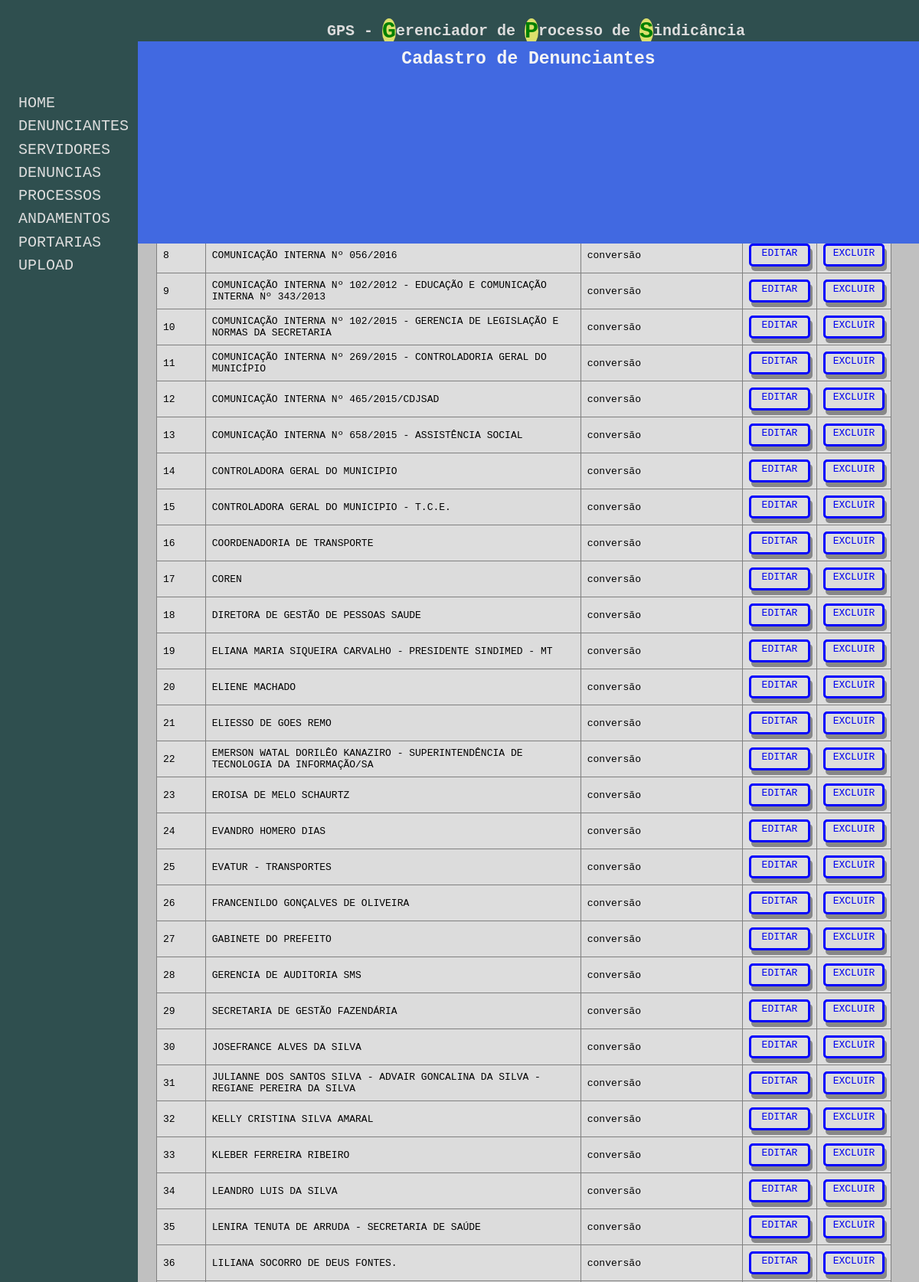
The app's page /denunciante (upper part) with its own data.
### tables this page shows
CREATE TABLE `denunciante` (
  `id_denunciante` int(11) NOT NULL,
  `nome_denunciante` varchar(80) NOT NULL,
  `observacaoDenunciante` varchar(150) DEFAULT NULL
);

### app/core/Controller.php (called while the page is built, shortened)
<?php
class Controller{
     public function load($viewName, $viewData=array(),  $viewData2 = ""){
        extract($viewData);
        include "app/views/" . $viewName .".php";
   }
}

### app/controllers/DenuncianteController.php (called while the page is built, shortened)
<?php
class DenuncianteController extends Controller{
   public function index(){
        $denunciantes = new Denunciante_Model();
        $dados["denunciante"] = $denunciantes->lista();
        $dados["view"] = "denunciante/Index";
        $this->load("template", $dados);
   }
}

### app/core/Core.php (called while the page is built, shortened)
<?php
class Core{
    private $parametros = array();
    public function run(){
       $c = new $controllerCorrente;
       call_user_func_array(array($c, $this->getMetodo()), $this->getParametros());
    }
    public function getMetodo() {
        return METODO_PADRAO;
    }
    public function getParametros() {
        return $this->parametros;
    }
}

### index.php (called while the page is built, shortened)
<?php
require 'app/core/Core.php';
$core = new Core;
$core->run();

### app/core/Model.php (called while the page is built, shortened)
<?php
abstract class Model{
    public function __construct() {
        $this->db = new \PDO("mysql:dbname=".BANCO.";host=".SERVIDOR,USUARIO,SENHA);
    }
}

### app/models/Denunciante_Model.php (called while the page is built, shortened)
<?php
class Denunciante_Model  extends Model{
    public function lista(){
        $sql = "SELECT * FROM denunciante";
        $qry = $this->db->query($sql);
        return $qry->fetchAll(\PDO::FETCH_OBJ);
    }
}

### app/views/denunciante/Index.php (the view, shortened to what this page needs)
<div class="base-home">
	<div class="titulo-pagina">Cadastro de Denunciantes</div>
</div>
<div class="base-lista2">
     		<div class="btn-inc">
			</div>
			<div class="btn-inc">
				<a href="<?php echo URL_BASE . "denunciante/novo" ?>" >INCLUIR </a>
			</div>
	 <div class="tabela">
		<table width="100%" border="1" cellspacing="0" cellpadding="0">
		  <thead>
			   <tr>
				<th width="5%" align="left">codigo</th>
				<th width="60%" align="left">denunciante</th>
				<th width="25%" align="left">observação</th>
				<th colspan="2" align="center">Ação</th>
			  </tr>
		  </thead>
		  <tbody>
		  	<?php foreach($denunciante as $dnc){   ?>
				<tr class="cor1">
				<td align="center"><?php echo $dnc->id_denunciante  ?></td>
				<td><?php echo $dnc->nome_denunciante  ?></td>
				<td><?php echo $dnc->observacaoDenunciante  ?></td>
				<td align="center">
					<div class="btn-editar">
						<a href="<?php echo URL_BASE ."denunciante/Editar/".$dnc->id_denunciante ?>" >Editar</a>
					</div>
				</td>
				<td align="center"><div class="btn-excluir">
					<a href="<?php echo URL_BASE."denunciante/Excluir/".$dnc->id_denunciante ?>" >Excluir</a>
					</div></td>
			 </tr>
			 <?php } ?>
		  </tbody>
		</table>
</div>
</div>
</body>
</html>

### assets/css/meu.css (style rules this page uses)
* { margin:0; padding:0; box-sizing:border-box; justify-content:left; -webkit-box-sizing:border-box; -moz-box-sizing:border-box; -o-box-sizing:border-box; -ms-box-sizing:border-box; vertical-align:middle; font-family:monospace; }
.base-home { position: absolute; z-index: 5; background-color:royalblue; width: 85%; height: 5%; margin-top: 4.5%; margin-left: 0%; left: 15%; }
a:link { text-decoration: none; }
.base-lista2 { width: 80%; margin-top: 8%; margin-left: 17%; background-color:gainsboro; text-align: center; }
.titulo-pagina { font-weight: bolder; font-size: 23px; color:whitesmoke; width: 100%; text-align: center; margin-left: 0px; margin-top: 10px; }
table { border-collapse: collapse; width: 100%; vertical-align: var(--bs-table-active-color); }
th, td { text-align: left; padding: 8px; }
tr:nth-child(even) { background-color:#ddd }
th { background-color:darkslategray; color: whitesmoke; }
.btn-inc { width: 80px; height: 40px; float: left; color: white; border-radius: 10px; border-color:royalblue; border-style: solid; padding-top: 8px; text-align: center; box-shadow: 3px 6px #888888; text-transform: uppercase; }
.btn-excluir { width: 80px; height: 30px; color:blue; border-radius: 5px; border-style: solid; padding-top: 2px; text-align: center; text-transform: uppercase; box-shadow: 3px 6px #888888; }
.btn-editar { width: 80px; height: 30px; color:blue; border-radius: 5px; border-style: solid; padding-top: 2px; text-align: center; text-transform: uppercase; box-shadow: 3px 6px #888888; }
.tabela { --bs-table-bg: transparent; --bs-table-accent-bg: transparent; --bs-table-striped-color: #212529; --bs-table-striped-bg: rgba(0, 0, 0, 0.05); --bs-table-active-color: #212529; --bs-table-active-bg: rgba(0, 0, 0, 0.1); --bs-table-hove-color: #212529; --bs-table-hove-bg: rgba(0, 0, 0, 0.075); width: 100%; margin-bottom: 1rem; color:indianred; vertical-align: top; border-color: #dee2e6; }

### records on screen
denunciante: id_denunciante "8", nome_denunciante "COMUNICAÇÃO INTERNA Nº 056/2016", observacaoDenunciante "conversão"
denunciante: id_denunciante "9", nome_denunciante "COMUNICAÇÃO INTERNA Nº 102/2012 - EDUCAÇÃO E COMUNICAÇÃO INTERNA Nº 343/2013", observacaoDenunciante "conversão"
denunciante: id_denunciante "10", nome_denunciante "COMUNICAÇÃO INTERNA Nº 102/2015 - GERENCIA DE LEGISLAÇÃO E NORMAS DA SECRETARIA", observacaoDenunciante "conversão"
denunciante: id_denunciante "11", nome_denunciante "COMUNICAÇÃO INTERNA Nº 269/2015 - CONTROLADORIA GERAL DO MUNICÍPIO", observacaoDenunciante "conversão"
denunciante: id_denunciante "12", nome_denunciante "COMUNICAÇÃO INTERNA Nº 465/2015/CDJSAD", observacaoDenunciante "conversão"
denunciante: id_denunciante "13", nome_denunciante "COMUNICAÇÃO INTERNA Nº 658/2015 - ASSISTÊNCIA SOCIAL", observacaoDenunciante "conversão"
denunciante: id_denunciante "14", nome_denunciante "CONTROLADORA GERAL DO MUNICIPIO", observacaoDenunciante "conversão"
denunciante: id_denunciante "15", nome_denunciante "CONTROLADORA GERAL DO MUNICIPIO - T.C.E.", observacaoDenunciante "conversão"
denunciante: id_denunciante "16", nome_denunciante "COORDENADORIA DE TRANSPORTE", observacaoDenunciante "conversão"
denunciante: id_denunciante "17", nome_denunciante "COREN", observacaoDenunciante "conversão"
denunciante: id_denunciante "18", nome_denunciante "DIRETORA DE GESTÃO DE PESSOAS SAUDE", observacaoDenunciante "conversão"
denunciante: id_denunciante "19", nome_denunciante "ELIANA MARIA SIQUEIRA CARVALHO - PRESIDENTE SINDIMED - MT", observacaoDenunciante "conversão"
denunciante: id_denunciante "20", nome_denunciante "ELIENE MACHADO", observacaoDenunciante "conversão"
denunciante: id_denunciante "21", nome_denunciante "ELIESSO DE GOES REMO", observacaoDenunciante "conversão"
denunciante: id_denunciante "22", nome_denunciante "EMERSON WATAL DORILÊO KANAZIRO - SUPERINTENDÊNCIA DE TECNOLOGIA DA INFORMAÇÃO/SA", observacaoDenunciante "conversão"
denunciante: id_denunciante "23", nome_denunciante "EROISA DE MELO SCHAURTZ", observacaoDenunciante "conversão"
denunciante: id_denunciante "24", nome_denunciante "EVANDRO HOMERO DIAS", observacaoDenunciante "conversão"
denunciante: id_denunciante "25", nome_denunciante "EVATUR - TRANSPORTES", observacaoDenunciante "conversão"
denunciante: id_denunciante "26", nome_denunciante "FRANCENILDO GONÇALVES DE OLIVEIRA", observacaoDenunciante "conversão"
denunciante: id_denunciante "27", nome_denunciante "GABINETE DO PREFEITO", observacaoDenunciante "conversão"
denunciante: id_denunciante "28", nome_denunciante "GERENCIA DE AUDITORIA SMS", observacaoDenunciante "conversão"
denunciante: id_denunciante "29", nome_denunciante "SECRETARIA DE GESTÃO FAZENDÁRIA", observacaoDenunciante "conversão"
denunciante: id_denunciante "30", nome_denunciante "JOSEFRANCE ALVES DA SILVA", observacaoDenunciante "conversão"
denunciante: id_denunciante "31", nome_denunciante "JULIANNE DOS SANTOS SILVA - ADVAIR GONCALINA DA SILVA - REGIANE PEREIRA DA SILVA", observacaoDenunciante "conversão"
denunciante: id_denunciante "32", nome_denunciante "KELLY CRISTINA SILVA AMARAL", observacaoDenunciante "conversão"
denunciante: id_denunciante "33", nome_denunciante "KLEBER FERREIRA RIBEIRO", observacaoDenunciante "conversão"
denunciante: id_denunciante "34", nome_denunciante "LEANDRO LUIS DA SILVA", observacaoDenunciante "conversão"
denunciante: id_denunciante "35", nome_denunciante "LENIRA TENUTA DE ARRUDA - SECRETARIA DE SAÚDE", observacaoDenunciante "conversão"
denunciante: id_denunciante "36", nome_denunciante "LILIANA SOCORRO DE DEUS FONTES.", observacaoDenunciante "conversão"
